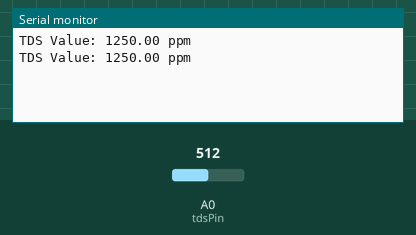
Simulated run of this sketch. Board: Arduino Uno, built with avr-gcc and run on an emulated ATmega328P. Parts: the last lines printed to the serial monitor. Inputs (shaded band) come from the test bench; at power-on: A0 (tdsPin) = 512.

Above: at 1.8 s.
1.9 s: A0 (tdsPin) set to 716
At 2.7 s:
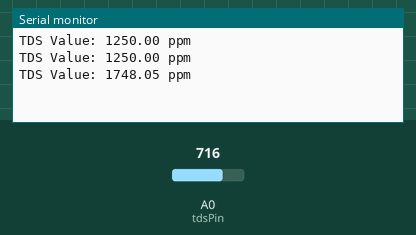
3.4 s: A0 (tdsPin) set to 900
At 4.8 s:
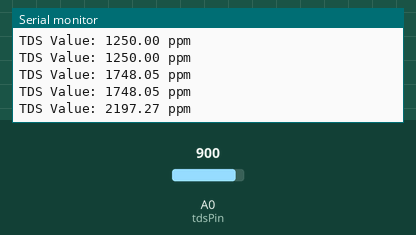
Timing chart, 0 to 6.4 s (numbered marks = the images above; inputs shaded):
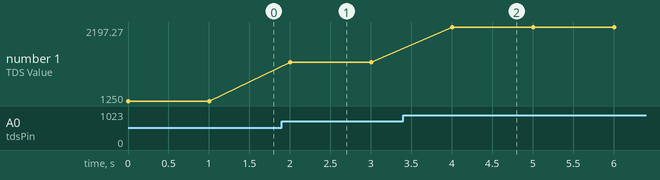

Measured:
- after the input at 1.9 s, the serial monitor: prints a new line after 0.10 s (image 1)
- after the input at 3.4 s, the serial monitor: prints a new line after 0.60 s (image 2)
- plotted number 1: 1250 → 1748.05 after the input at 1.9 s, 1748.05 → 2197.27 after the input at 3.4 s

The sketch:

Coba-Sensor-TDS.ino
```cpp
// Mendefinisikan pin analog yang terhubung ke sensor TDS
const int tdsPin = A0;

// Tegangan input referensi di Arduino (biasanya 5V)
const float vRef = 5.0;
// Faktor konversi dari tegangan ke TDS, sesuaikan berdasarkan datasheet atau kalibrasi
const float conversionFactor = 0.5;

void setup() {
  Serial.begin(9600);  // Memulai komunikasi serial untuk membaca hasil TDS
  pinMode(tdsPin, INPUT);  // Menentukan pin TDS sebagai input
}

void loop() {
  // Membaca nilai analog dari pin TDS
  int analogValue = analogRead(tdsPin);

  // Mengonversi nilai analog ke tegangan
  float voltage = analogValue * (vRef / 1024.0);

  // Menghitung nilai TDS (mg/L atau ppm)
  float tdsValue = voltage * conversionFactor * 1000; // Sesuaikan sesuai kalibrasi

  // Menampilkan nilai TDS di Serial Monitor
  Serial.print("TDS Value: ");
  Serial.print(tdsValue);
  Serial.println(" ppm");

  delay(1000);  // Membaca nilai TDS setiap 1 detik
}
```
